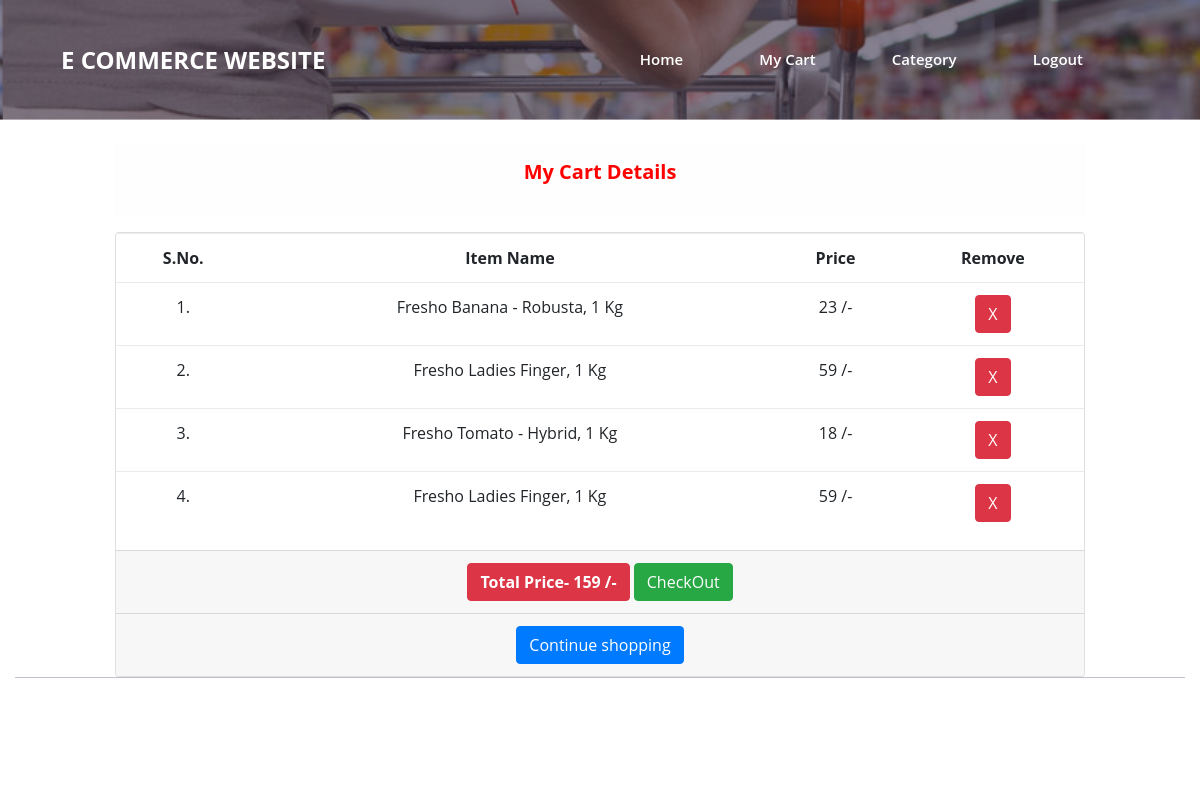
The page /mycart.php (signed in) on the database its author committed.
### tables this page shows
CREATE TABLE `cart` (
  `cartid` int(6) NOT NULL,
  `itemid` int(6) NOT NULL,
  `userid` int(6) NOT NULL
);

CREATE TABLE `items` (
  `itemid` int(9) NOT NULL,
  `Title` varchar(40) NOT NULL,
  `category` varchar(40) NOT NULL,
  `item_rating` int(3) NOT NULL,
  `image` varchar(90) NOT NULL,
  `discription` varchar(800) NOT NULL,
  `price` varchar(20) NOT NULL
);

### dbconfig.php (called while the page is built, shortened)
<?php
function select($query)
{
	$cid=mysqli_connect(server,user,password,database) or die("connection error");
	$result=mysqli_query($cid,$query);
	return $result;
}
?>

### mycart.php (the view, shortened to what this page needs)
<?php
require_once"dbconfig.php";
$result=select("SELECT *
FROM cart
INNER JOIN items ON cart.itemid = items.itemid WHERE userid='".$_SESSION['userid']."'");
$result1=select("SELECT sum(price)
FROM cart
INNER JOIN items ON cart.itemid = items.itemid WHERE userid='".$_SESSION['userid']."'");
$result2=select("select * from user where userid='".$_SESSION['userid']."'");
?>
<!DOCTYPE html>
<html lang="en">
<head>
    <link href="style.css" rel="stylesheet">
    <link href="css/responsive/responsive.css" rel="stylesheet">
</head>
<body>
    <header class="header_area" id="header">
        <div class="container-fluid h-100">
            <div class="row h-100">
                <div class="col-12 h-100">
                    <nav class="h-100 navbar navbar-expand-lg">
					 <a class="navbar-brand" href="index.php">E COMMERCE WEBSITE</a>
                        <div class="collapse navbar-collapse" id="dorneNav">
                            <ul class="navbar-nav mr-auto" id="dorneMenu">
                                <li class="nav-item">
                                    <a class="nav-link" href="index.php"> <span class="sr-only">(current)</span></a>
                                </li>
                                 <li class="nav-item">
                                    <a class="nav-link" href="mycart.php"></a>
                                </li>
                                <li class="nav-item">
                                    <a class="nav-link" href="logout.php"></a>
                                </li>
                            </ul>
						       <div class="dorne-signin-btn">
							   <?php
							   if(isset($_SESSION['login']))
							   {
								   ?><a class="nav-link" href="index.php">Home <span class="sr-only">(current)</span></a>
								<a class="nav-link" href="mycart.php">My Cart</a>
								<a class="nav-link" href="category.php">Category</a>
                                	<a class="nav-link" href="logout.php">Logout</a>
								   <?php
							   }
								   else
								   {
									   ?>
									   <a href="#">Sign in  or Register</a>
								<a class="nav-link" href="index.php">Home <span class="sr-only">(current)</span></a>
								   <?php
								   }
							   ?>
                            </div>
                        </div>
                    </nav>
                </div>
            </div>
        </div>
    </header>
    <div class="breadcumb-area bg-img bg-overlay" style="background-image: url(img/bg-img/hero-1.jpg)"></div>
    <div class="container-fluid">
      <div class="row">
        <div class="col-lg-1 text-center"></div>
        <div class="col-lg-10 text-center">
          <div class="alert alert-light" role="alert">
  <p style="color:red;font-weight:bold;font-size:20px;">My Cart Details<p>
</div>
        </div>
		 <div class="col-lg-1 text-center"></div>
      </div>
	  <div class="row">
	  <div class="col-lg-1"></div>
	  <div class="col-lg-10">
<div class="card text-center">
  <table class="table">
  <tr style="font-weight:bold">
<td>
S.No.
</td>
<td>
Item Name
</td>
<td>
Price
</td>
<td>
Remove
</td>
  </tr>
  <?php
  $n=1;
  while($p=mysqli_fetch_array($result))
  {extract($p);
  ?>
  <tr>
  <td><?=$n?>.</td>
  <td><?=ucwords($Title)?></td>
  <td><?=$price?>  /-</td>
  <td><a href="myphp.php?dele=yes&id=<?=$cartid?>">
          <span class="btn btn-danger">X</span>
        </a></td>
  <?php
	 $n++;
	 }
  ?>
  </tr>
</table>
  <div class="card-footer text-muted">
  <?php
  while($t=mysqli_fetch_array($result1))
  {extract($t);
  ?>
     <a href="index.php" class="btn btn-danger" style="font-weight:bold">Total Price- <?=$t[0]?>  /-</a>
          <a href="payment1.php"><span class="btn btn-success">CheckOut</span></a>
     	 <?php
  }
	 ?>
  </div>
  <div class="card-footer text-muted">
     <a href="index.php" class="btn btn-primary">Continue shopping</a>
  </div>
</div>
	  </div></div>
	<footer class="dorne-footer-area">
        <div class="container-fluid">
            <div class="row">
                <div class="col-12 d-md-flex align-items-center justify-content-between">
                </div>
            </div>
        </div>
    </footer>
</body>
</html>

### style.css (style rules this page uses)
* { margin: 0; padding: 0; }
body { font-family: 'Open Sans', sans-serif; }
p { color: #848484; font-size: 14px; line-height: 1.5; font-weight: 400; }
ul, ol { margin: 0; padding: 0; }
a, a:hover, a:focus, a:active { text-decoration: none; -webkit-transition-duration: 500ms; transition-duration: 500ms; outline: none; font-weight: 600; }
li { list-style: none; }
.bg-img { background-position: center center; background-size: cover; }
.bg-overlay, .bg-overlay-9 { position: relative; z-index: 1; }
.bg-overlay:after, .bg-overlay-9:after { content: ''; position: absolute; width: 100%; height: 100%; top: 0; left: 0; background-color: rgba(14, 2, 35, 0.5); z-index: -1; }
.header_area { position: fixed; width: 100%; z-index: 9999; height: 120px; top: 0; left: 0; z-index: 99; -webkit-transition-duration: 700ms; transition-duration: 700ms; border-bottom: 1px solid rgba(255, 255, 255, 0.4); padding: 0 30px; }
.navbar-brand { color: #fff; font-size: 24px; font-weight: 700; margin-right: 70px; }
.navbar-expand-lg .navbar-nav .nav-link { padding-right: 15px; padding-left: 15px; color: #fff; font-size: 15px; }
.dorne-search-btn > a, .dorne-signin-btn > a { color: #fff; display: inline-block; margin-right: 40px; font-size: 15px; }
.dorne-footer-area { padding: 50px 35px; border-top: 1px solid #bec0cc; }
.breadcumb-area { height: 120px; position: relative; z-index: 1; }

### rows shown on the page
cart: itemid.Title "Fresho Banana - Robusta, 1 Kg", itemid.price "23"
cart: itemid.Title "Fresho Ladies Finger, 1 Kg", itemid.price "59"
cart: itemid.Title "Fresho Tomato - Hybrid, 1 Kg", itemid.price "18"
cart: itemid.Title "Fresho Ladies Finger, 1 Kg", itemid.price "59"

### other values the page prints
$t[0] "159"
